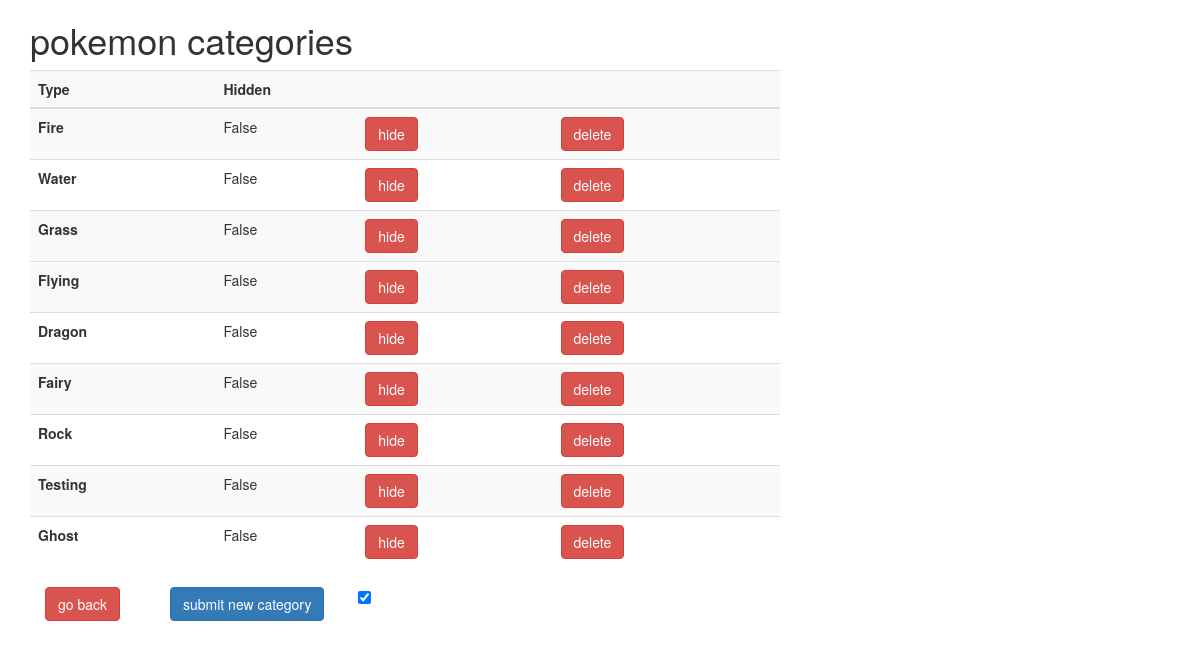
/menu/type, run on an earlier commit of the app's database.
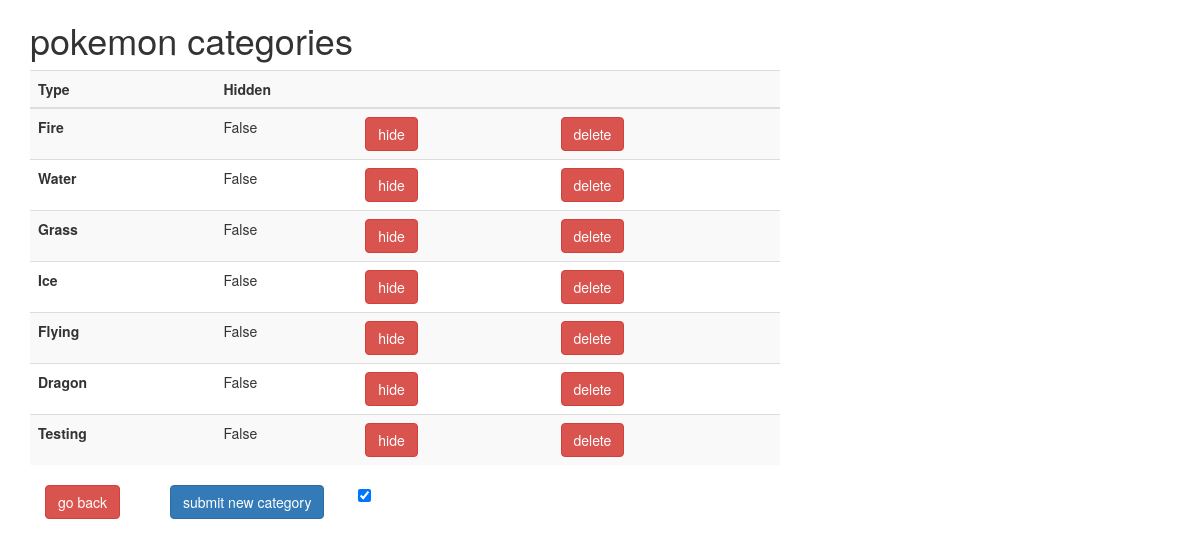
And on a later commit of the database.
### menu/models.py (models this page shows, shortened)
class Category(models.Model):
    category_type = models.CharField(max_length=50)
    delete_me_bool = models.BooleanField(default=False)

### menu/views.py (the view)
# urls.py: path('type', views.PokemonType.as_view(), name='PokemonType'),
class PokemonType(ListView):
    model = Category
    template_name = "menu/pokemon_type.html"

### menu/templates/menu/pokemon_type.html (shortened to what this page needs)
{% load static %}
<!DOCTYPE html>
<html lang="en">
<head>
    <link href="https://gitcdn.github.io/bootstrap-toggle/2.2.2/css/bootstrap-toggle.min.css" rel="stylesheet">
    <link rel="stylesheet" href="https://stackpath.bootstrapcdn.com/bootstrap/3.4.0/css/bootstrap.min.css"
>
    <link rel="stylesheet"
          href="https://cdnjs.cloudflare.com/ajax/libs/limonte-sweetalert2/7.33.1/sweetalert2.min.css"/>
    <link rel="stylesheet" href="https://cdnjs.cloudflare.com/ajax/libs/font-awesome/4.7.0/css/font-awesome.min.css">
</head>
<body>
<div class="container">
    <div class="row">
        <div class="col-xs-8">
            <h1>pokemon categories</h1>
            <table class="table table-striped js-table">
                <thread>
                    <tr>
                        <th scope="col">Type</th>
                        <th scope="col" colspan="3">Hidden</th>
                    </tr>
                </thread>
                <tbody class="body">
                {% for j in object_list %}
                    <tr class="js-data-row {% if j.delete_me_bool %}hidden{% endif %}"
                        data-is-hidden="{{ j.delete_me_bool }}">
                        <th scope="row">{{ j.category_type|capfirst }}</th>
                        <td>{{ j.delete_me_bool }} </td>
                        {% if j.delete_me_bool %}
                            <td>
                                <button type="button" class="btn btn-success js-type-hide-show" data-id="{{ j.id }}"
                                        data-hide="{{ j.delete_me_bool }}">show
                                </button>
                            </td>
                        {% else %}
                            <td>
                                <button type="button" class="btn btn-danger js-type-hide-show" data-id="{{ j.id }}"
                                        data-hide="{{ j.delete_me_bool }}">hide
                                </button>
                            </td>
                        {% endif %}
                        <td>
                            <button type="button" class="btn btn-danger js-delete" data-id="{{ j.id }}">delete
                            </button>
                        </td>
                    </tr>
                {% endfor %}
                </tbody>
            </table>
            <div class="col-xs-2">
                <a href="{% url "menu:pokemon_form" %}" class="btn btn-danger pull-left" role="button">go
                    back</a>
            </div>
            <div class="col-xs-3">
                <a href="{% url "menu:PokemonFormType" %}" class="btn btn-primary">submit new category</a>
            </div>
            <div class="col-xs-3">
                <input class="js-show-toggle" type="checkbox" checked data-toggle="toggle"
                       data-off="<i class='fa fa-eye-slash'></i> hide"
                       data-on="<i class='fa fa-eye'></i> show"
                       data-onstyle="warning" data-offstyle="info">
            </div>
        </div>
    </div>
</div>
</body>
</html>

What changed in the data, as far as the page shows it:
no longer on this page (row edited): Category: category_type "Fairy", delete_me_bool "False"
removed Category: category_type "Rock", delete_me_bool "False"
removed Category: category_type "Ghost", delete_me_bool "False"
now on this page (row edited): Category: category_type "Ice", delete_me_bool "False"
